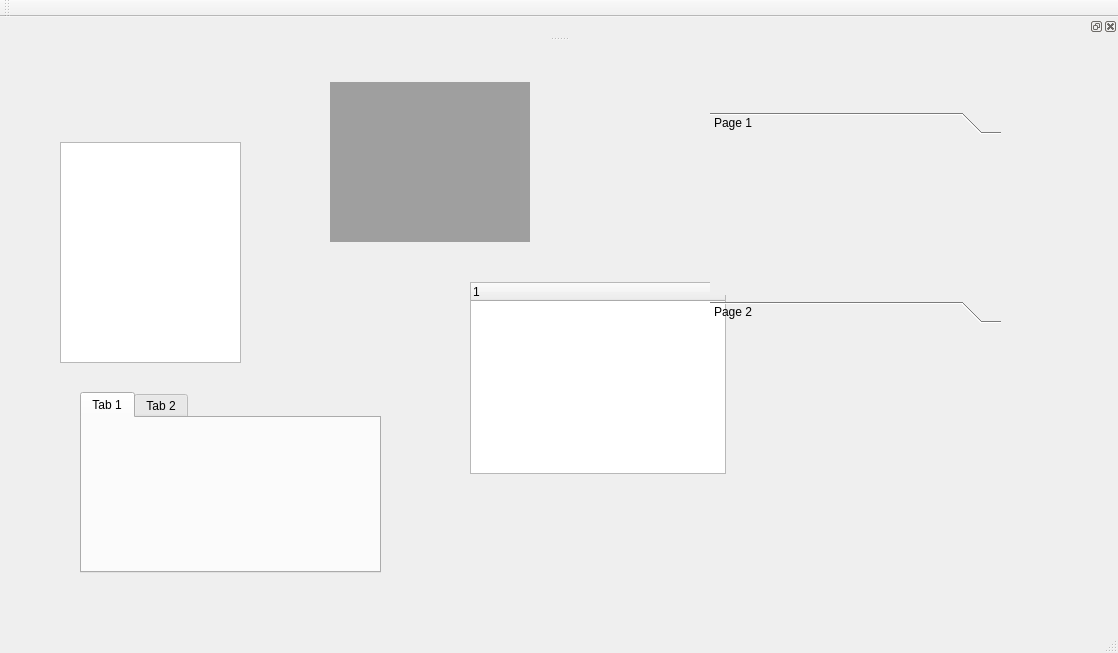
<?xml version="1.0" encoding="UTF-8"?>
<ui version="4.0">
 <class>MainWindow</class>
 <widget class="QMainWindow" name="MainWindow">
  <property name="geometry">
   <rect>
    <x>0</x>
    <y>0</y>
    <width>1118</width>
    <height>653</height>
   </rect>
  </property>
  <property name="windowTitle">
   <string>MainWindow</string>
  </property>
  <widget class="QWidget" name="centralWidget">
   <widget class="QTreeView" name="treeView">
    <property name="geometry">
     <rect>
      <x>60</x>
      <y>100</y>
      <width>181</width>
      <height>221</height>
     </rect>
    </property>
   </widget>
   <widget class="QTreeWidget" name="treeWidget">
    <property name="geometry">
     <rect>
      <x>470</x>
      <y>240</y>
      <width>256</width>
      <height>192</height>
     </rect>
    </property>
    <column>
     <property name="text">
      <string notr="true">1</string>
     </property>
    </column>
   </widget>
   <widget class="QToolBox" name="toolBox">
    <property name="geometry">
     <rect>
      <x>710</x>
      <y>70</y>
      <width>291</width>
      <height>211</height>
     </rect>
    </property>
    <property name="currentIndex">
     <number>0</number>
    </property>
    <widget class="QWidget" name="page">
     <property name="geometry">
      <rect>
       <x>0</x>
       <y>0</y>
       <width>291</width>
       <height>159</height>
      </rect>
     </property>
     <attribute name="label">
      <string>Page 1</string>
     </attribute>
    </widget>
    <widget class="QWidget" name="page_2">
     <property name="geometry">
      <rect>
       <x>0</x>
       <y>0</y>
       <width>100</width>
       <height>30</height>
      </rect>
     </property>
     <attribute name="label">
      <string>Page 2</string>
     </attribute>
    </widget>
   </widget>
   <widget class="QTabWidget" name="tabWidget">
    <property name="geometry">
     <rect>
      <x>80</x>
      <y>350</y>
      <width>301</width>
      <height>181</height>
     </rect>
    </property>
    <widget class="QWidget" name="tab">
     <attribute name="title">
      <string>Tab 1</string>
     </attribute>
    </widget>
    <widget class="QWidget" name="tab_2">
     <attribute name="title">
      <string>Tab 2</string>
     </attribute>
    </widget>
   </widget>
   <widget class="QStackedWidget" name="stackedWidget">
    <property name="geometry">
     <rect>
      <x>650</x>
      <y>410</y>
      <width>271</width>
      <height>131</height>
     </rect>
    </property>
    <widget class="QWidget" name="page_3"/>
    <widget class="QWidget" name="page_4"/>
   </widget>
   <widget class="QMdiArea" name="mdiArea">
    <property name="geometry">
     <rect>
      <x>330</x>
      <y>40</y>
      <width>200</width>
      <height>160</height>
     </rect>
    </property>
   </widget>
  </widget>
  <widget class="QMenuBar" name="menuBar">
   <property name="geometry">
    <rect>
     <x>0</x>
     <y>0</y>
     <width>1118</width>
     <height>22</height>
    </rect>
   </property>
  </widget>
  <widget class="QToolBar" name="mainToolBar">
   <attribute name="toolBarArea">
    <enum>TopToolBarArea</enum>
   </attribute>
   <attribute name="toolBarBreak">
    <bool>false</bool>
   </attribute>
  </widget>
  <widget class="QStatusBar" name="statusBar"/>
  <widget class="QDockWidget" name="dockWidget">
   <attribute name="dockWidgetArea">
    <number>4</number>
   </attribute>
   <widget class="QWidget" name="dockWidgetContents"/>
  </widget>
 </widget>
 <layoutdefault spacing="6" margin="11"/>
 <resources/>
 <connections/>
</ui>
